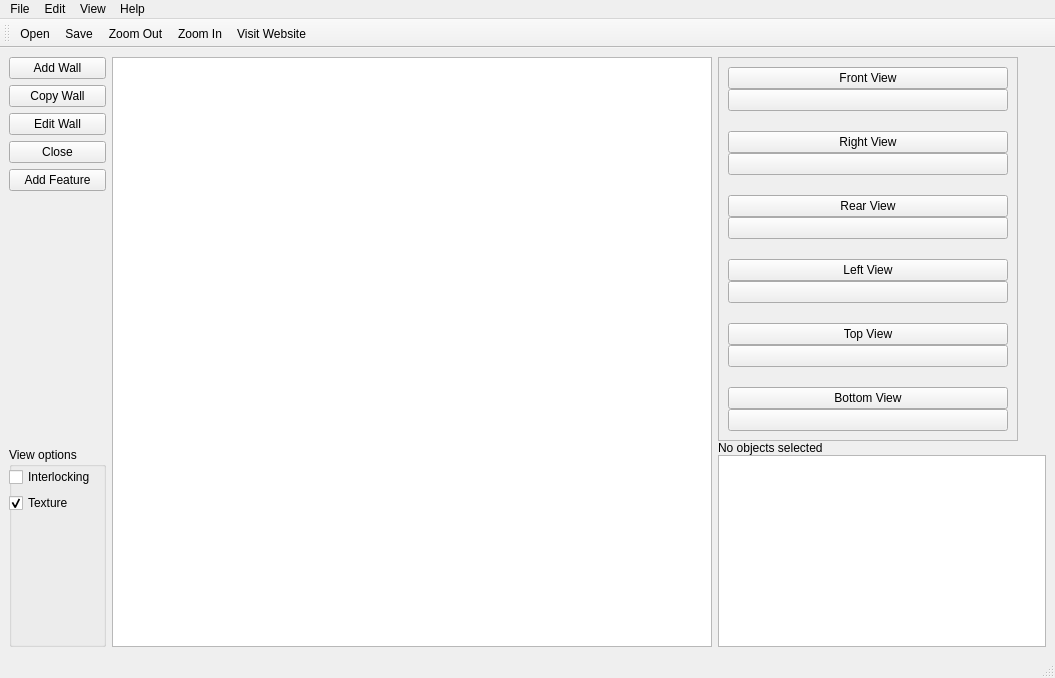
<?xml version="1.0" encoding="UTF-8"?>
<ui version="4.0">
 <class>MainWindow</class>
 <widget class="QMainWindow" name="MainWindow">
  <property name="geometry">
   <rect>
    <x>0</x>
    <y>0</y>
    <width>1055</width>
    <height>678</height>
   </rect>
  </property>
  <property name="windowTitle">
   <string>MainWindow</string>
  </property>
  <widget class="QWidget" name="centralwidget">
   <layout class="QHBoxLayout" name="horizontalLayout_3">
    <item>
     <layout class="QHBoxLayout" name="horizontalLayout">
      <property name="sizeConstraint">
       <enum>QLayout::SetNoConstraint</enum>
      </property>
      <item>
       <layout class="QVBoxLayout" name="leftMenuVLayout">
        <item>
         <widget class="QPushButton" name="addWallButton">
          <property name="text">
           <string>Add Wall</string>
          </property>
         </widget>
        </item>
        <item>
         <widget class="QPushButton" name="copyWallButton">
          <property name="text">
           <string>Copy Wall</string>
          </property>
         </widget>
        </item>
        <item>
         <widget class="QPushButton" name="editWallButton">
          <property name="text">
           <string>Edit Wall</string>
          </property>
         </widget>
        </item>
        <item>
         <widget class="QPushButton" name="closeButton">
          <property name="text">
           <string>Close</string>
          </property>
         </widget>
        </item>
        <item>
         <widget class="QPushButton" name="addFeatureButton">
          <property name="text">
           <string>Add Feature</string>
          </property>
         </widget>
        </item>
        <item>
         <spacer name="verticalSpacer">
          <property name="orientation">
           <enum>Qt::Vertical</enum>
          </property>
          <property name="sizeHint" stdset="0">
           <size>
            <width>20</width>
            <height>40</height>
           </size>
          </property>
         </spacer>
        </item>
        <item>
         <widget class="QGroupBox" name="groupBox">
          <property name="minimumSize">
           <size>
            <width>0</width>
            <height>200</height>
           </size>
          </property>
          <property name="title">
           <string>View options</string>
          </property>
          <widget class="QWidget" name="verticalLayoutWidget">
           <property name="geometry">
            <rect>
             <x>0</x>
             <y>20</y>
             <width>121</width>
             <height>181</height>
            </rect>
           </property>
           <layout class="QVBoxLayout" name="verticalLayout">
            <item>
             <widget class="QCheckBox" name="interlockCheckBox">
              <property name="text">
               <string>Interlocking</string>
              </property>
             </widget>
            </item>
            <item>
             <widget class="QCheckBox" name="textureCheckBox">
              <property name="text">
               <string>Texture</string>
              </property>
              <property name="checked">
               <bool>true</bool>
              </property>
             </widget>
            </item>
            <item>
             <spacer name="verticalSpacer_2">
              <property name="orientation">
               <enum>Qt::Vertical</enum>
              </property>
              <property name="sizeHint" stdset="0">
               <size>
                <width>20</width>
                <height>40</height>
               </size>
              </property>
             </spacer>
            </item>
           </layout>
          </widget>
         </widget>
        </item>
       </layout>
      </item>
      <item>
       <layout class="QHBoxLayout" name="horizontalLayout_2">
        <item>
         <widget class="QGraphicsView" name="graphicsView">
          <property name="enabled">
           <bool>true</bool>
          </property>
          <property name="sizePolicy">
           <sizepolicy hsizetype="Expanding" vsizetype="Expanding">
            <horstretch>0</horstretch>
            <verstretch>0</verstretch>
           </sizepolicy>
          </property>
          <property name="minimumSize">
           <size>
            <width>600</width>
            <height>500</height>
           </size>
          </property>
          <property name="resizeAnchor">
           <enum>QGraphicsView::AnchorViewCenter</enum>
          </property>
         </widget>
        </item>
       </layout>
      </item>
      <item>
       <layout class="QVBoxLayout" name="viewButtonVLayout" stretch="8,0,4">
        <property name="spacing">
         <number>0</number>
        </property>
        <item>
         <widget class="QScrollArea" name="scrollArea">
          <property name="maximumSize">
           <size>
            <width>300</width>
            <height>16777215</height>
           </size>
          </property>
          <property name="widgetResizable">
           <bool>true</bool>
          </property>
          <widget class="QWidget" name="scrollAreaWidgetContents">
           <property name="geometry">
            <rect>
             <x>0</x>
             <y>0</y>
             <width>284</width>
             <height>1489</height>
            </rect>
           </property>
           <layout class="QVBoxLayout" name="verticalLayout_2">
            <property name="spacing">
             <number>0</number>
            </property>
            <item>
             <widget class="QPushButton" name="frontViewButton">
              <property name="enabled">
               <bool>true</bool>
              </property>
              <property name="text">
               <string>Front View</string>
              </property>
              <property name="iconSize">
               <size>
                <width>297</width>
                <height>300</height>
               </size>
              </property>
             </widget>
            </item>
            <item>
             <widget class="QPushButton" name="frontViewImageButton">
              <property name="text">
               <string/>
              </property>
              <property name="icon">
               <iconset>
                <normaloff>resources/icon_front_01.svg</normaloff>resources/icon_front_01.svg</iconset>
              </property>
              <property name="iconSize">
               <size>
                <width>200</width>
                <height>200</height>
               </size>
              </property>
             </widget>
            </item>
            <item>
             <widget class="QLabel" name="spacingFrontViewLabel">
              <property name="text">
               <string/>
              </property>
             </widget>
            </item>
            <item>
             <widget class="QPushButton" name="rightViewButton">
              <property name="text">
               <string>Right View</string>
              </property>
              <property name="iconSize">
               <size>
                <width>300</width>
                <height>300</height>
               </size>
              </property>
             </widget>
            </item>
            <item>
             <widget class="QPushButton" name="rightViewImageButton">
              <property name="icon">
               <iconset>
                <normaloff>resources/icon_right_01.svg</normaloff>resources/icon_right_01.svg</iconset>
              </property>
              <property name="iconSize">
               <size>
                <width>200</width>
                <height>200</height>
               </size>
              </property>
             </widget>
            </item>
            <item>
             <widget class="QLabel" name="label">
              <property name="text">
               <string/>
              </property>
             </widget>
            </item>
            <item>
             <widget class="QPushButton" name="rearViewButton">
              <property name="text">
               <string>Rear View</string>
              </property>
             </widget>
            </item>
            <item>
             <widget class="QPushButton" name="rearViewImageButton">
              <property name="text">
               <string/>
              </property>
              <property name="icon">
               <iconset>
                <normaloff>resources/icon_rear_01.svg</normaloff>resources/icon_rear_01.svg</iconset>
              </property>
              <property name="iconSize">
               <size>
                <width>200</width>
                <height>200</height>
               </size>
              </property>
             </widget>
            </item>
            <item>
             <widget class="QLabel" name="label_2">
              <property name="text">
               <string/>
              </property>
             </widget>
            </item>
            <item>
             <widget class="QPushButton" name="leftViewButton">
              <property name="text">
               <string>Left View</string>
              </property>
             </widget>
            </item>
            <item>
             <widget class="QPushButton" name="leftViewImageButton">
              <property name="text">
               <string/>
              </property>
              <property name="icon">
               <iconset>
                <normaloff>resources/icon_left_01.svg</normaloff>resources/icon_left_01.svg</iconset>
              </property>
              <property name="iconSize">
               <size>
                <width>200</width>
                <height>200</height>
               </size>
              </property>
             </widget>
            </item>
            <item>
             <widget class="QLabel" name="label_3">
              <property name="text">
               <string/>
              </property>
             </widget>
            </item>
            <item>
             <widget class="QPushButton" name="topViewButton">
              <property name="text">
               <string>Top View</string>
              </property>
             </widget>
            </item>
            <item>
             <widget class="QPushButton" name="topViewImageButton">
              <property name="text">
               <string/>
              </property>
              <property name="icon">
               <iconset>
                <normaloff>resources/icon_top_01.svg</normaloff>resources/icon_top_01.svg</iconset>
              </property>
              <property name="iconSize">
               <size>
                <width>200</width>
                <height>200</height>
               </size>
              </property>
             </widget>
            </item>
            <item>
             <widget class="QLabel" name="label_4">
              <property name="text">
               <string/>
              </property>
             </widget>
            </item>
            <item>
             <widget class="QPushButton" name="bottomViewButton">
              <property name="text">
               <string>Bottom View</string>
              </property>
             </widget>
            </item>
            <item>
             <widget class="QPushButton" name="bottomViewImageButton">
              <property name="text">
               <string/>
              </property>
              <property name="icon">
               <iconset>
                <normaloff>resources/icon_bottom_01.svg</normaloff>resources/icon_bottom_01.svg</iconset>
              </property>
              <property name="iconSize">
               <size>
                <width>200</width>
                <height>200</height>
               </size>
              </property>
             </widget>
            </item>
           </layout>
          </widget>
         </widget>
        </item>
        <item>
         <widget class="QLabel" name="infoLabel">
          <property name="text">
           <string>No objects selected</string>
          </property>
         </widget>
        </item>
        <item>
         <widget class="QTableWidget" name="infoTable">
          <property name="sizePolicy">
           <sizepolicy hsizetype="Expanding" vsizetype="Expanding">
            <horstretch>0</horstretch>
            <verstretch>0</verstretch>
           </sizepolicy>
          </property>
          <property name="minimumSize">
           <size>
            <width>300</width>
            <height>0</height>
           </size>
          </property>
          <property name="maximumSize">
           <size>
            <width>350</width>
            <height>16777215</height>
           </size>
          </property>
          <property name="showGrid">
           <bool>false</bool>
          </property>
          <attribute name="horizontalHeaderVisible">
           <bool>false</bool>
          </attribute>
          <attribute name="horizontalHeaderHighlightSections">
           <bool>false</bool>
          </attribute>
          <attribute name="verticalHeaderVisible">
           <bool>false</bool>
          </attribute>
          <column>
           <property name="text">
            <string>Label</string>
           </property>
          </column>
          <column>
           <property name="text">
            <string>Value</string>
           </property>
          </column>
         </widget>
        </item>
       </layout>
      </item>
     </layout>
    </item>
   </layout>
  </widget>
  <widget class="QMenuBar" name="menubar">
   <property name="geometry">
    <rect>
     <x>0</x>
     <y>0</y>
     <width>1055</width>
     <height>22</height>
    </rect>
   </property>
   <widget class="QMenu" name="menuFile">
    <property name="title">
     <string>File</string>
    </property>
    <addaction name="actionOpen"/>
    <addaction name="actionSave"/>
    <addaction name="actionSave_as"/>
    <addaction name="actionExit"/>
   </widget>
   <widget class="QMenu" name="menuEdit">
    <property name="title">
     <string>Edit</string>
    </property>
    <addaction name="actionAdd_Wall"/>
   </widget>
   <widget class="QMenu" name="menuHelp">
    <property name="title">
     <string>Help</string>
    </property>
    <addaction name="actionVisit_Website"/>
   </widget>
   <widget class="QMenu" name="menuView">
    <property name="title">
     <string>View</string>
    </property>
    <widget class="QMenu" name="menuZoom">
     <property name="title">
      <string>Zoom</string>
     </property>
     <addaction name="actionZoom_Out"/>
     <addaction name="actionZoom_In"/>
    </widget>
    <widget class="QMenu" name="menuProfile">
     <property name="title">
      <string>Profile</string>
     </property>
     <addaction name="actionFront"/>
     <addaction name="actionRight"/>
     <addaction name="actionRear"/>
     <addaction name="actionLeft"/>
     <addaction name="actionTop"/>
     <addaction name="actionBottom"/>
    </widget>
    <addaction name="menuProfile"/>
    <addaction name="menuZoom"/>
   </widget>
   <addaction name="menuFile"/>
   <addaction name="menuEdit"/>
   <addaction name="menuView"/>
   <addaction name="menuHelp"/>
  </widget>
  <widget class="QStatusBar" name="statusbar"/>
  <widget class="QToolBar" name="toolBar">
   <property name="windowTitle">
    <string>toolBar</string>
   </property>
   <attribute name="toolBarArea">
    <enum>TopToolBarArea</enum>
   </attribute>
   <attribute name="toolBarBreak">
    <bool>false</bool>
   </attribute>
   <addaction name="actionOpen"/>
   <addaction name="actionSave"/>
   <addaction name="actionZoom_Out"/>
   <addaction name="actionZoom_In"/>
   <addaction name="actionVisit_Website"/>
  </widget>
  <action name="actionExit">
   <property name="icon">
    <iconset theme="application-exit">
     <normaloff>.</normaloff>.</iconset>
   </property>
   <property name="text">
    <string>Exit</string>
   </property>
  </action>
  <action name="actionVisit_Website">
   <property name="icon">
    <iconset resource="resources.qrc">
     <normaloff>:/icons/icons/penguintutor.png</normaloff>:/icons/icons/penguintutor.png</iconset>
   </property>
   <property name="text">
    <string>Visit Website</string>
   </property>
  </action>
  <action name="actionFront">
   <property name="text">
    <string>Front</string>
   </property>
  </action>
  <action name="actionRight">
   <property name="text">
    <string>Right</string>
   </property>
  </action>
  <action name="actionRear">
   <property name="text">
    <string>Rear</string>
   </property>
  </action>
  <action name="actionLeft">
   <property name="text">
    <string>Left</string>
   </property>
  </action>
  <action name="actionTop">
   <property name="text">
    <string>Top</string>
   </property>
  </action>
  <action name="actionBottom">
   <property name="text">
    <string>Bottom</string>
   </property>
  </action>
  <action name="actionOpen">
   <property name="icon">
    <iconset theme="document-open">
     <normaloff>.</normaloff>.</iconset>
   </property>
   <property name="text">
    <string>Open</string>
   </property>
  </action>
  <action name="actionAdd_Wall">
   <property name="text">
    <string>Add Wall</string>
   </property>
  </action>
  <action name="actionDefault">
   <property name="text">
    <string>Default</string>
   </property>
  </action>
  <action name="actionZoom_Out">
   <property name="icon">
    <iconset theme="zoom-out">
     <normaloff>.</normaloff>.</iconset>
   </property>
   <property name="text">
    <string>Zoom Out</string>
   </property>
  </action>
  <action name="actionZoom_In">
   <property name="icon">
    <iconset theme="zoom-in">
     <normaloff>.</normaloff>.</iconset>
   </property>
   <property name="text">
    <string>Zoom In</string>
   </property>
  </action>
  <action name="actionSave">
   <property name="icon">
    <iconset theme="document-save">
     <normaloff>.</normaloff>.</iconset>
   </property>
   <property name="text">
    <string>Save</string>
   </property>
  </action>
  <action name="actionSave_as">
   <property name="icon">
    <iconset theme="document-save-as">
     <normaloff>.</normaloff>.</iconset>
   </property>
   <property name="text">
    <string>Save as</string>
   </property>
  </action>
 </widget>
 <resources>
  <include location="resources.qrc"/>
 </resources>
 <connections/>
</ui>
